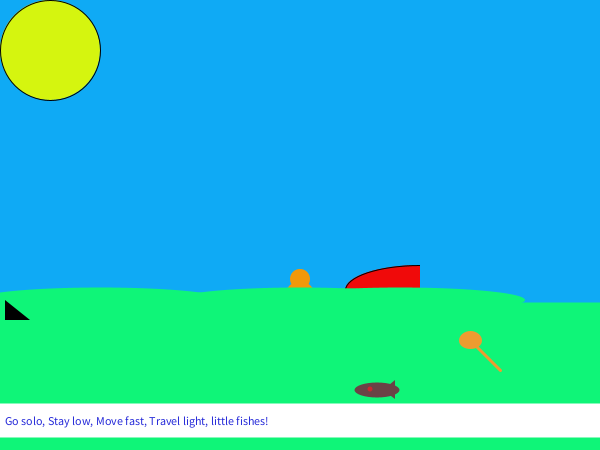
Frame 1 (no input)
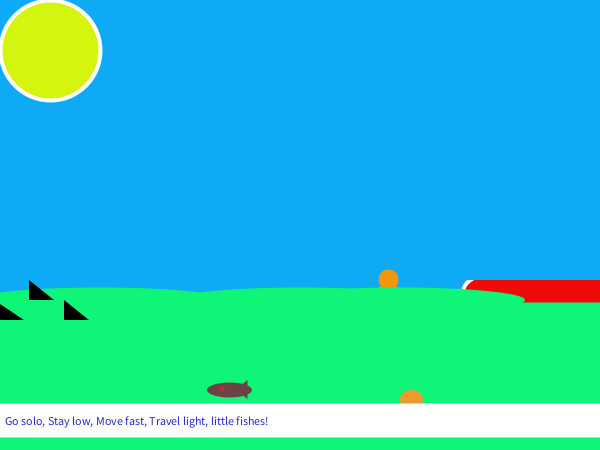
Frame 60 (the mouse pressed at the canvas centre just before this capture)
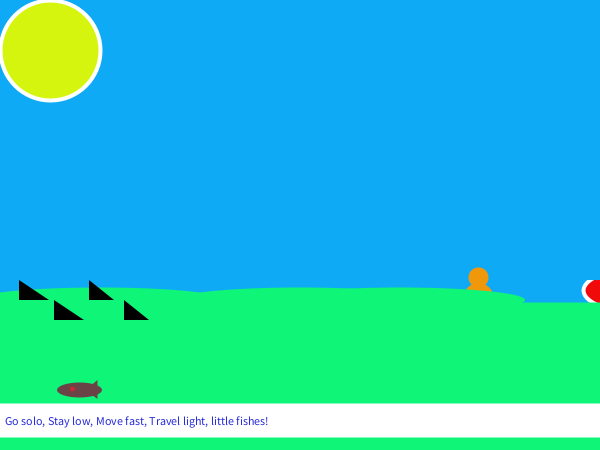
Frame 120 (the mouse held since frame 60 and released just before this capture)

The Processing sketch that drew these frames (run headless with seeded random() and noise(); from frame 60 on, the mouse is pressed at the canvas centre):

// Processing sketch: processing_180782
// ── processing_180782.pde

float sharkxPos =  - 100;
float boatxPos= 400;
float passxPos = 300;
float whalexPos = -300;
float swimmerxPos = 300;
float swimmeryPos = 275;

float paddlexPos = 470;
float paddleyPos = 340;

float littlefishxPos = 377;

void setup ()
{
 size (600,450);
frameRate (10);
}

void draw ()
{
   //SKY
background (#0FAAF5);

//sun
  fill (#D5F50F);
  ellipse (50,50,100,100);
  
  //boat
fill (#F00A0A); 
ellipse (boatxPos +20,290,150,50);
noStroke();
fill (#0FAAF5);
rect (boatxPos +20,240,200,80);

//sail 
strokeWeight (4);
fill(0);
line (boatxPos +20,290,boatxPos +20,200);

fill (255);
//rect (boatxPos -10 , 200,80,70);

//swimmer
fill (#F0980A);
ellipse (swimmerxPos, swimmeryPos + (random (2,5)),20,20);
ellipse (swimmerxPos ,swimmeryPos + (random (20,25)),30,30);

//sea
noStroke ();
rectMode (CENTER);
fill (#0FF578);
ellipse (100,300,250,25);
ellipse (300,300,250,25);
ellipse (400,300,250,25);
rect (300,400,600,195);

//littlefish
fill(#6A4346);
ellipse (littlefishxPos,390,45,15);
triangle (littlefishxPos +6,390,littlefishxPos +18,399,littlefishxPos +18,380);
fill (#C92731);
ellipse (littlefishxPos -7,389,5,5);

//paddle
fill (#ED9B30);
strokeWeight (3);
stroke (#ED9B30);
line    (paddlexPos, paddleyPos,paddlexPos + 30, paddleyPos + 30);
ellipse (paddlexPos, paddleyPos,20,15);

//fins
noStroke ();
fill (0);
triangle(sharkxPos,300,sharkxPos +30, 300, sharkxPos, 280);
triangle(sharkxPos +35,320,sharkxPos +65, 320, sharkxPos  +35, 300);
triangle(sharkxPos +70,300,sharkxPos +95, 300, sharkxPos +70, 280);
triangle(sharkxPos +105,320,sharkxPos +130, 320, sharkxPos +105, 300);

//whale
fill (0);
ellipse (whalexPos, 300,300,100);
strokeWeight (2);
stroke (#F00A1D);
line (whalexPos +150,300, whalexPos + 30,300);
line (whalexPos +135, 280 ,whalexPos + 30,300);
noStroke();
fill (#F00A1D);
ellipse (whalexPos + 75 , 275, 10,random (8));
triangle (whalexPos  -190,350,whalexPos - 125, 300,whalexPos - 190,250);

//spout
stroke (255);
strokeWeight (4);
noFill();
 arc(whalexPos, (random (190,200)), 50, 50, -PI, 0);  
 arc(whalexPos +50, (random (190,200)), 50, 50, -PI, 0); 
 line (whalexPos + 25,(random (240,250)),whalexPos +25, 200);

//textbox
fill (255);
rect (300,420,600,30);
//text
fill (#2529D8);
text ("Go solo, Stay low, Move fast, Travel light, little fishes!",5,425);

if (littlefishxPos < -100)
{
littlefishxPos = 600;
}

boatxPos = boatxPos +2;
paddlexPos = paddlexPos - 1;
paddleyPos = paddleyPos + 1;
swimmerxPos = swimmerxPos + 1.5;
//swimmeryPos = swimmeryPos + 1;
sharkxPos = sharkxPos +1;
whalexPos = whalexPos + 0.6;
littlefishxPos = littlefishxPos - 2.5;

}
